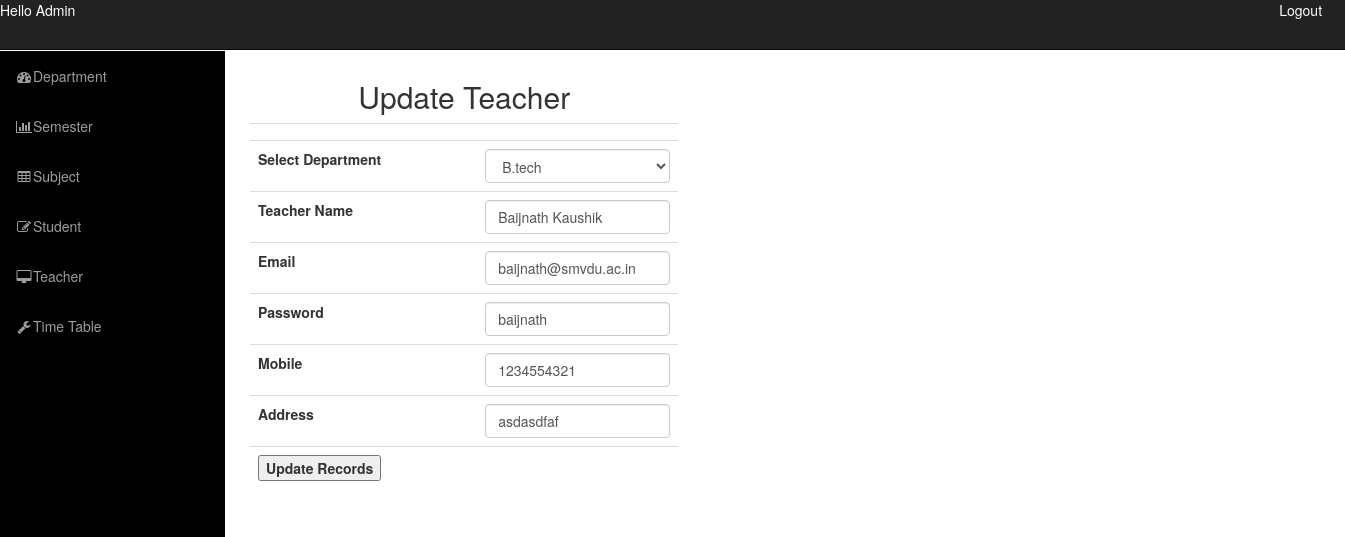
The page /admin/admindashboard.php?info=updateteacher&teacher_id=27 (signed in) on the database its author committed.
### tables this page shows
CREATE TABLE `teacher` (
  `teacher_id` int(11) NOT NULL,
  `name` varchar(50) NOT NULL,
  `eid` varchar(50) NOT NULL,
  `password` varchar(10) NOT NULL,
  `mob` bigint(20) NOT NULL,
  `address` varchar(1000) NOT NULL,
  `department_id` int(11) NOT NULL
);

CREATE TABLE `department` (
  `department_id` int(11) NOT NULL,
  `department_name` varchar(50) NOT NULL
);

### admin/updateteacher.php (the view, shortened to what this page needs)
<?php
include('../config.php');
$teacher_id=$_REQUEST['teacher_id'];
$q=mysqli_query($con,"select * from teacher where teacher_id='$teacher_id'");
$res=mysqli_fetch_assoc($q);
extract($_POST);
?>
              <div class="row">
<div class="col-md-5">
               <h2>Update Teacher</h2>
<form method="POST" enctype="multipart/form-data">
  <table border="0" cellspacing="5" cellpadding="5" class="table">
  <tr>
  <td colspan="2"><?php echo @$err; ?></td>
  </tr>
   <tr>
   <th width="237" scope="row">Select Department</th>
    <td width="213">
	<select name="dep_id" id="courseid" onchange="showSemester(this.value)" class="form-control">
	<?php
	$sub=mysqli_query($con,"select * from department");
	while($s=mysqli_fetch_array($sub))
	{
		$s_id=$s[0];
		?>
		<option value='<?php echo $s_id; ?>' <?php if($s_id==$res['department_id']){echo "selected";} ?>><?php echo $s[1];?></option>
<?php 	}
	?>
    </select>
  </tr>
   <tr>
    <th width="237" scope="row">Teacher Name </th>
    <td width="213"><input type="text" name="n" class="form-control" value="<?php echo $res['name'];?>"/></td>
  </tr>
   <tr>
    <th width="237" scope="row">Email </th>
    <td width="213"><input type="text" name="e" class="form-control" value="<?php echo $res['eid'];?>"/></td>
  </tr>
   <tr>
    <th width="237" scope="row">Password </th>
    <td width="213"><input type="text" name="p" class="form-control" value="<?php echo $res['password'];?>"/></td>
  </tr>
   <tr>
    <th width="237" scope="row">Mobile</th>
    <td width="213"><input type="text" name="m" class="form-control" value="<?php echo $res['mob'];?>"/></td>
  </tr>
   <tr>
    <th width="237" scope="row">Address</th>
    <td width="213"><input type="text" name="a" class="form-control" value="<?php echo $res['address'];?>"/></td>
  </tr>
   <tr>
    <th colspan="2" scope="row" align="center">
<input type="submit" value="Update Records" name="update"/>
	</th>
  </tr>
</table>
</form>
</div>
</div>

### admin/css/sb-admin.css (style rules this page uses)
body { margin-top: 100px; }
@media (min-width:768px) { body { margin-top: 50px; } }

### rows shown on the page
teacher: dep_id "B.tech", n "Baijnath Kaushik", e "baijnath@smvdu.ac.in", p "baijnath", m "1234554321", a "asdasdfaf"
